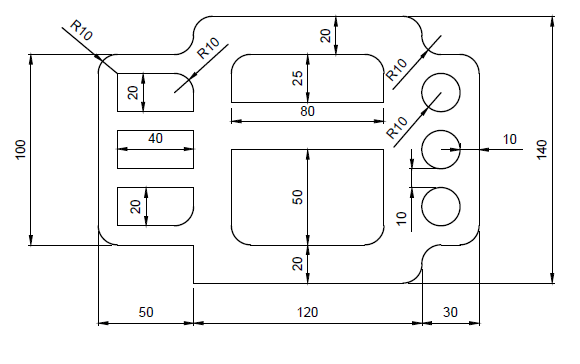
#> input picture AutoCAD_Sample.png, 580 x 364 px
$ python q5.py
#> lines starting #> are read from the running program, lines starting #| are printed output that depends on the picture; after the words box and inside, x2 and y2 are one past the last pixel; in counts of white or black regions, pixels touching at a corner belong together; long printed decimals are rounded
import numpy as np
import cv2

img = cv2.imread('AutoCAD_Sample.png')
#> img is the input picture: shape (364, 580, 3); mean B, G, R 245.8, 245.7, 245.7
imgGrey = cv2.cvtColor(img, cv2.COLOR_BGR2GRAY)
_, thrash = cv2.threshold(imgGrey, 240, 255, cv2.THRESH_BINARY)
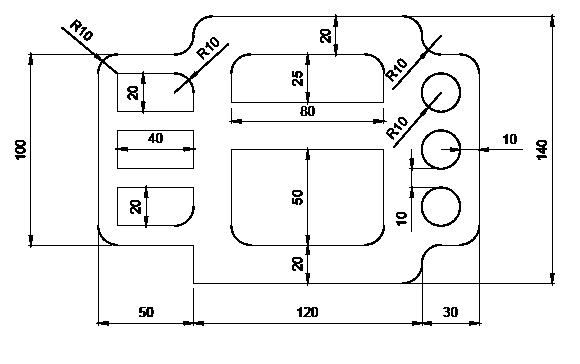
#> thrash: shape (364, 580); 95.1% white; black in thin lines or dots, all inside (x1, y1, x2, y2) = (15, 14, 555, 326)
contours, _ = cv2.findContours(thrash, cv2.RETR_TREE, cv2.CHAIN_APPROX_NONE)
#> contours = 90 contours, 28 with area under 20; largest, box (x1, y1, x2, y2) and area: (0, 0, 580, 364) 210177, (27, 13, 556, 327) 147816, (99, 17, 479, 283) 59068, (412, 17, 552, 283) 20720, (99, 245, 422, 323) 15636

cv2.imshow("Given Shapes", img)
for contour in contours:
    approx = cv2.approxPolyDP(contour, 0.01* cv2.arcLength(contour, True), True)
    cv2.drawContours(img, [approx], 0, (0, 0, 0), 5)
    x = approx.ravel()[0]
    y = approx.ravel()[1] - 5
    if len(approx) == 3:
        cv2.putText(img, "Triangle", (x, y), cv2.FONT_HERSHEY_COMPLEX, 0.5, (0, 0, 0))
    elif len(approx) == 4:
        x1 ,y1, w, h = cv2.boundingRect(approx)
        aspectRatio = float(w)/h
        print(aspectRatio)
        if aspectRatio >= 0.95 and aspectRatio <= 1.05:
          cv2.putText(img, "curve", (x, y), cv2.FONT_HERSHEY_COMPLEX, 0.5, (0, 0, 0))
        else:
          cv2.putText(img, "rectangle", (x, y), cv2.FONT_HERSHEY_COMPLEX, 0.5, (0, 0, 0))
    elif len(approx) == 5:
        cv2.putText(img, "Polyline", (x, y), cv2.FONT_HERSHEY_COMPLEX, 0.5, (0, 0, 0))
    elif len(approx) == 10:
        cv2.putText(img, "Lines", (x, y), cv2.FONT_HERSHEY_COMPLEX, 0.5, (0, 0, 0))
    else:
        cv2.putText(img, "Circle", (x, y), cv2.FONT_HERSHEY_COMPLEX, 0.5, (0, 0, 0))
#> this loop made 90 passes
#> (approx, x, y, x1, y1, w, h, aspectRatio) on passes 1, 12, 14, 19, 22, 33, 48, 58: ([[0, 0], [0, 363], [579, 363], [579, 0]], 0, -5, 0, 0, 580, 364, 1.59), ([[423, 284], [423, 321], [478, 321], [478, 284]], 423, 279, 423, 284, 56, 38, 1.47), ([[454, 308], [453, 309], [453, 314], [454, 315]], 454, 303, 453, 308, 2, 8, 0.25), ([[314, 308], [314, 315], [315, 314], [315, 309]], 314, 303, 314, 308, 2, 8, 0.25), ([[149, 309], [149, 314], [150, 314], [150, 309]], 149, 304, 149, 309, 2, 6, 0.333), ([[118, 74], [118, 110], [141, 110], [141, 74]], 118, 69, 118, 74, 24, 37, 0.649), ([[513, 135], [512, 136], [512, 141], [513, 142]], 513, 130, 512, 135, 2, 8, 0.25), ([[118, 188], [118, 224], [144, 224], [144, 188]], 118, 183, 118, 188, 27, 37, 0.73)
#> (x, y, x1, y1, w, h, aspectRatio) on passes 63, 66, 74, 75, 76, 80: (118, 126, 118, 131, 75, 17, 4.41), (159, 129, 158, 134, 2, 8, 0.25), (303, 106, 303, 111, 2, 4, 0.5), (311, 102, 310, 107, 2, 8, 0.25), (303, 102, 303, 107, 2, 3, 0.667), (390, 67, 388, 72, 3, 4, 0.75)
#| 1.593
#| 1.474
#| 0.25
#| 0.25
#| 0.3333
#| 0.6486
#| 0.25
#| 0.7297
#> (further printed lines are left out)
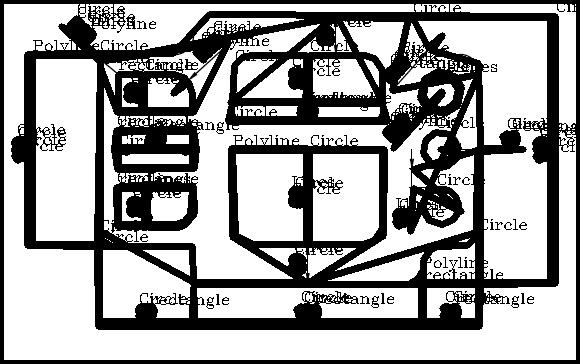
#> img: shape (364, 580, 3); min 0, max 255, mean 163.3


cv2.imshow("Image Detection", img)
cv2.waitKey(0)
cv2.destroyAllWindows()

$ run again, with q5 Image Detection.png copied over AutoCAD_Sample.png
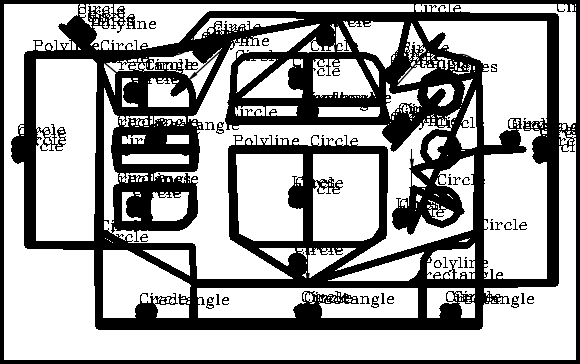
#> input picture q5 Image Detection.png, 580 x 364 px
#> img is the input picture: shape (364, 580, 3); min 0, max 255, mean 162.8
#> `_, thrash = cv2.threshold(imgGrey, 240, 255, cv2.THRESH_BINARY)`:
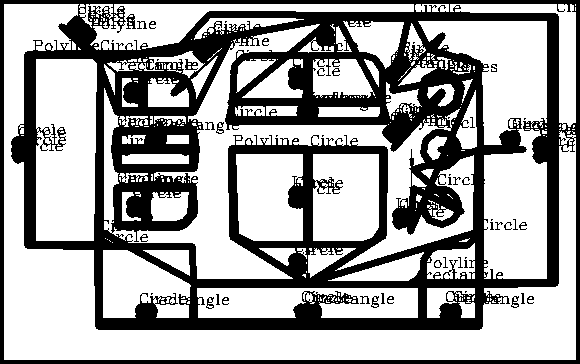
#> thrash: shape (364, 580); 63.8% white; 51 black regions (23 under 20 px)
#> contours = 569 contours, 458 with area under 20; largest, box (x1, y1, x2, y2) and area: (4, 4, 576, 360) 36042, (104, 24, 474, 279) 18096, (418, 21, 547, 279) 16018, (36, 59, 97, 241) 10553, (313, 154, 379, 241) 5498
#> the loop `for contour in contours:` made 569 passes
#> (approx, x, y, x1, y1, w, h, aspectRatio) on passes 13, 17, 20, 21, 37: ([[347, 300], [348, 299], [349, 300], [348, 301]], 347, 295, 347, 299, 3, 3, 1), ([[487, 298], [487, 300], [488, 300], [488, 298]], 487, 293, 487, 298, 2, 3, 0.667), ([[336, 298], [335, 299], [335, 300], [336, 300]], 336, 293, 335, 298, 2, 3, 0.667), ([[467, 297], [467, 298], [469, 298], [469, 297]], 467, 292, 467, 297, 3, 2, 1.5), ([[338, 293], [338, 295], [339, 295], [339, 293]], 338, 288, 338, 293, 2, 3, 0.667)
#> (printed output is left out)
#> after the loop `for contour in contours:`:
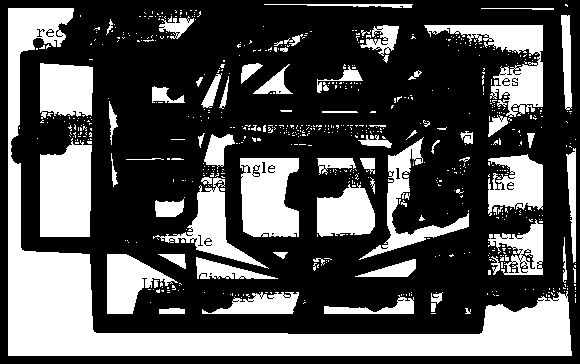
#> img: shape (364, 580, 3); min 0, max 255, mean 82.6
